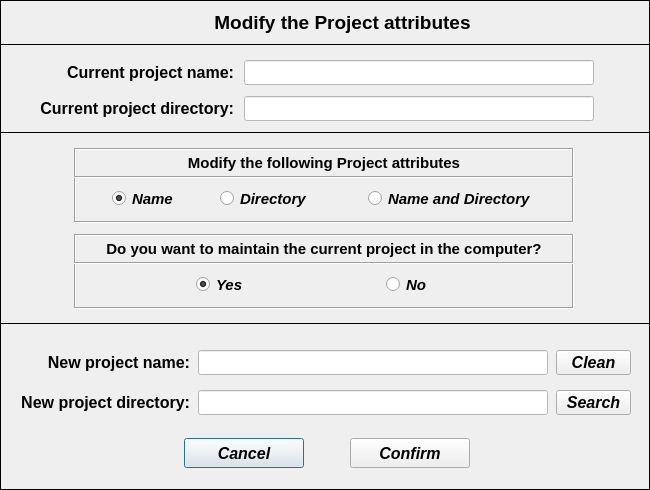
<?xml version="1.0" encoding="UTF-8"?>
<ui version="4.0">
 <class>Dialog</class>
 <widget class="QDialog" name="Dialog">
  <property name="geometry">
   <rect>
    <x>0</x>
    <y>0</y>
    <width>650</width>
    <height>490</height>
   </rect>
  </property>
  <property name="minimumSize">
   <size>
    <width>650</width>
    <height>490</height>
   </size>
  </property>
  <property name="maximumSize">
   <size>
    <width>650</width>
    <height>490</height>
   </size>
  </property>
  <property name="windowTitle">
   <string>Set Project Attributes</string>
  </property>
  <widget class="QFrame" name="frame">
   <property name="geometry">
    <rect>
     <x>0</x>
     <y>0</y>
     <width>650</width>
     <height>490</height>
    </rect>
   </property>
   <property name="minimumSize">
    <size>
     <width>650</width>
     <height>490</height>
    </size>
   </property>
   <property name="maximumSize">
    <size>
     <width>650</width>
     <height>490</height>
    </size>
   </property>
   <property name="frameShape">
    <enum>QFrame::Box</enum>
   </property>
   <property name="frameShadow">
    <enum>QFrame::Plain</enum>
   </property>
   <property name="lineWidth">
    <number>1</number>
   </property>
   <widget class="QLabel" name="label_8">
    <property name="geometry">
     <rect>
      <x>34</x>
      <y>96</y>
      <width>200</width>
      <height>25</height>
     </rect>
    </property>
    <property name="minimumSize">
     <size>
      <width>200</width>
      <height>25</height>
     </size>
    </property>
    <property name="maximumSize">
     <size>
      <width>200</width>
      <height>25</height>
     </size>
    </property>
    <property name="font">
     <font>
      <family>Arial</family>
      <pointsize>12</pointsize>
      <weight>75</weight>
      <italic>false</italic>
      <bold>true</bold>
     </font>
    </property>
    <property name="text">
     <string>&lt;html&gt;&lt;head/&gt;&lt;body&gt;&lt;p align=&quot;right&quot;&gt;Current project directory:&lt;/p&gt;&lt;/body&gt;&lt;/html&gt;</string>
    </property>
    <property name="alignment">
     <set>Qt::AlignRight|Qt::AlignTrailing|Qt::AlignVCenter</set>
    </property>
   </widget>
   <widget class="QLabel" name="label">
    <property name="geometry">
     <rect>
      <x>0</x>
      <y>0</y>
      <width>685</width>
      <height>45</height>
     </rect>
    </property>
    <property name="font">
     <font>
      <family>Arial</family>
      <pointsize>14</pointsize>
      <weight>75</weight>
      <italic>false</italic>
      <bold>true</bold>
     </font>
    </property>
    <property name="frameShape">
     <enum>QFrame::Box</enum>
    </property>
    <property name="text">
     <string>&lt;html&gt;&lt;head/&gt;&lt;body&gt;&lt;p align=&quot;center&quot;&gt;Modify the Project attributes&lt;/p&gt;&lt;/body&gt;&lt;/html&gt;</string>
    </property>
    <property name="alignment">
     <set>Qt::AlignCenter</set>
    </property>
   </widget>
   <widget class="QLabel" name="label_2">
    <property name="geometry">
     <rect>
      <x>34</x>
      <y>60</y>
      <width>200</width>
      <height>25</height>
     </rect>
    </property>
    <property name="minimumSize">
     <size>
      <width>200</width>
      <height>25</height>
     </size>
    </property>
    <property name="maximumSize">
     <size>
      <width>200</width>
      <height>25</height>
     </size>
    </property>
    <property name="font">
     <font>
      <family>Arial</family>
      <pointsize>12</pointsize>
      <weight>75</weight>
      <italic>false</italic>
      <bold>true</bold>
     </font>
    </property>
    <property name="text">
     <string>&lt;html&gt;&lt;head/&gt;&lt;body&gt;&lt;p align=&quot;right&quot;&gt;Current project name:&lt;/p&gt;&lt;/body&gt;&lt;/html&gt;</string>
    </property>
    <property name="alignment">
     <set>Qt::AlignRight|Qt::AlignTrailing|Qt::AlignVCenter</set>
    </property>
   </widget>
   <widget class="QLineEdit" name="lineEdit_current_project_name">
    <property name="enabled">
     <bool>false</bool>
    </property>
    <property name="geometry">
     <rect>
      <x>244</x>
      <y>60</y>
      <width>350</width>
      <height>25</height>
     </rect>
    </property>
    <property name="minimumSize">
     <size>
      <width>350</width>
      <height>25</height>
     </size>
    </property>
    <property name="maximumSize">
     <size>
      <width>350</width>
      <height>25</height>
     </size>
    </property>
    <property name="font">
     <font>
      <family>Arial</family>
      <pointsize>11</pointsize>
      <weight>75</weight>
      <italic>true</italic>
      <bold>true</bold>
     </font>
    </property>
    <property name="styleSheet">
     <string notr="true">color: rgb(255, 0, 0);
background-color: rgb(255, 255, 255);</string>
    </property>
    <property name="alignment">
     <set>Qt::AlignCenter</set>
    </property>
   </widget>
   <widget class="QLineEdit" name="lineEdit_current_project_folder">
    <property name="enabled">
     <bool>false</bool>
    </property>
    <property name="geometry">
     <rect>
      <x>244</x>
      <y>96</y>
      <width>350</width>
      <height>25</height>
     </rect>
    </property>
    <property name="minimumSize">
     <size>
      <width>350</width>
      <height>25</height>
     </size>
    </property>
    <property name="maximumSize">
     <size>
      <width>350</width>
      <height>25</height>
     </size>
    </property>
    <property name="font">
     <font>
      <family>Arial</family>
      <pointsize>10</pointsize>
      <weight>50</weight>
      <italic>true</italic>
      <bold>false</bold>
     </font>
    </property>
    <property name="styleSheet">
     <string notr="true">color: rgb(255, 0, 0);
background-color: rgb(255, 255, 255);</string>
    </property>
    <property name="alignment">
     <set>Qt::AlignCenter</set>
    </property>
   </widget>
   <widget class="QToolButton" name="toolButton_search_project_folder">
    <property name="geometry">
     <rect>
      <x>556</x>
      <y>390</y>
      <width>75</width>
      <height>25</height>
     </rect>
    </property>
    <property name="sizePolicy">
     <sizepolicy hsizetype="Expanding" vsizetype="Expanding">
      <horstretch>0</horstretch>
      <verstretch>0</verstretch>
     </sizepolicy>
    </property>
    <property name="minimumSize">
     <size>
      <width>75</width>
      <height>25</height>
     </size>
    </property>
    <property name="maximumSize">
     <size>
      <width>75</width>
      <height>25</height>
     </size>
    </property>
    <property name="sizeIncrement">
     <size>
      <width>0</width>
      <height>1</height>
     </size>
    </property>
    <property name="font">
     <font>
      <family>Arial</family>
      <pointsize>12</pointsize>
      <weight>75</weight>
      <italic>true</italic>
      <bold>true</bold>
     </font>
    </property>
    <property name="text">
     <string>Search</string>
    </property>
   </widget>
   <widget class="QLineEdit" name="lineEdit_new_project_name">
    <property name="enabled">
     <bool>true</bool>
    </property>
    <property name="geometry">
     <rect>
      <x>198</x>
      <y>350</y>
      <width>350</width>
      <height>25</height>
     </rect>
    </property>
    <property name="minimumSize">
     <size>
      <width>350</width>
      <height>25</height>
     </size>
    </property>
    <property name="maximumSize">
     <size>
      <width>350</width>
      <height>25</height>
     </size>
    </property>
    <property name="font">
     <font>
      <family>Arial</family>
      <pointsize>11</pointsize>
      <weight>75</weight>
      <italic>true</italic>
      <bold>true</bold>
     </font>
    </property>
    <property name="styleSheet">
     <string notr="true">background-color: rgb(255, 255, 255);
color: rgb(0, 0, 255);</string>
    </property>
    <property name="alignment">
     <set>Qt::AlignCenter</set>
    </property>
   </widget>
   <widget class="QLineEdit" name="lineEdit_new_project_folder">
    <property name="enabled">
     <bool>true</bool>
    </property>
    <property name="geometry">
     <rect>
      <x>198</x>
      <y>390</y>
      <width>350</width>
      <height>25</height>
     </rect>
    </property>
    <property name="minimumSize">
     <size>
      <width>350</width>
      <height>25</height>
     </size>
    </property>
    <property name="maximumSize">
     <size>
      <width>350</width>
      <height>25</height>
     </size>
    </property>
    <property name="font">
     <font>
      <family>Arial</family>
      <pointsize>10</pointsize>
      <weight>50</weight>
      <italic>true</italic>
      <bold>false</bold>
     </font>
    </property>
    <property name="styleSheet">
     <string notr="true">background-color: rgb(255, 255, 255);
color: rgb(0, 0, 255);</string>
    </property>
    <property name="alignment">
     <set>Qt::AlignCenter</set>
    </property>
   </widget>
   <widget class="QLabel" name="label_3">
    <property name="geometry">
     <rect>
      <x>10</x>
      <y>350</y>
      <width>180</width>
      <height>25</height>
     </rect>
    </property>
    <property name="minimumSize">
     <size>
      <width>180</width>
      <height>25</height>
     </size>
    </property>
    <property name="maximumSize">
     <size>
      <width>180</width>
      <height>25</height>
     </size>
    </property>
    <property name="font">
     <font>
      <family>Arial</family>
      <pointsize>12</pointsize>
      <weight>75</weight>
      <italic>false</italic>
      <bold>true</bold>
     </font>
    </property>
    <property name="text">
     <string>&lt;html&gt;&lt;head/&gt;&lt;body&gt;&lt;p align=&quot;right&quot;&gt;New project name:&lt;/p&gt;&lt;/body&gt;&lt;/html&gt;</string>
    </property>
    <property name="alignment">
     <set>Qt::AlignRight|Qt::AlignTrailing|Qt::AlignVCenter</set>
    </property>
   </widget>
   <widget class="QLabel" name="label_9">
    <property name="geometry">
     <rect>
      <x>10</x>
      <y>390</y>
      <width>180</width>
      <height>25</height>
     </rect>
    </property>
    <property name="minimumSize">
     <size>
      <width>180</width>
      <height>25</height>
     </size>
    </property>
    <property name="maximumSize">
     <size>
      <width>180</width>
      <height>25</height>
     </size>
    </property>
    <property name="font">
     <font>
      <family>Arial</family>
      <pointsize>12</pointsize>
      <weight>75</weight>
      <italic>false</italic>
      <bold>true</bold>
     </font>
    </property>
    <property name="text">
     <string>&lt;html&gt;&lt;head/&gt;&lt;body&gt;&lt;p align=&quot;right&quot;&gt;New project directory:&lt;/p&gt;&lt;/body&gt;&lt;/html&gt;</string>
    </property>
    <property name="alignment">
     <set>Qt::AlignRight|Qt::AlignTrailing|Qt::AlignVCenter</set>
    </property>
   </widget>
   <widget class="QToolButton" name="toolButton_clean_project_name">
    <property name="geometry">
     <rect>
      <x>556</x>
      <y>350</y>
      <width>75</width>
      <height>25</height>
     </rect>
    </property>
    <property name="sizePolicy">
     <sizepolicy hsizetype="Expanding" vsizetype="Expanding">
      <horstretch>0</horstretch>
      <verstretch>0</verstretch>
     </sizepolicy>
    </property>
    <property name="minimumSize">
     <size>
      <width>75</width>
      <height>25</height>
     </size>
    </property>
    <property name="maximumSize">
     <size>
      <width>75</width>
      <height>25</height>
     </size>
    </property>
    <property name="sizeIncrement">
     <size>
      <width>0</width>
      <height>1</height>
     </size>
    </property>
    <property name="font">
     <font>
      <family>Arial</family>
      <pointsize>12</pointsize>
      <weight>75</weight>
      <italic>true</italic>
      <bold>true</bold>
     </font>
    </property>
    <property name="text">
     <string>Clean</string>
    </property>
   </widget>
   <widget class="QFrame" name="frame_2">
    <property name="geometry">
     <rect>
      <x>0</x>
      <y>132</y>
      <width>650</width>
      <height>192</height>
     </rect>
    </property>
    <property name="minimumSize">
     <size>
      <width>650</width>
      <height>0</height>
     </size>
    </property>
    <property name="maximumSize">
     <size>
      <width>650</width>
      <height>16777215</height>
     </size>
    </property>
    <property name="frameShape">
     <enum>QFrame::Box</enum>
    </property>
    <property name="frameShadow">
     <enum>QFrame::Plain</enum>
    </property>
    <widget class="QFrame" name="frame_3">
     <property name="geometry">
      <rect>
       <x>74</x>
       <y>16</y>
       <width>500</width>
       <height>75</height>
      </rect>
     </property>
     <property name="minimumSize">
      <size>
       <width>500</width>
       <height>0</height>
      </size>
     </property>
     <property name="maximumSize">
      <size>
       <width>500</width>
       <height>16777215</height>
      </size>
     </property>
     <property name="frameShape">
      <enum>QFrame::Box</enum>
     </property>
     <property name="frameShadow">
      <enum>QFrame::Sunken</enum>
     </property>
     <widget class="QRadioButton" name="radioButton_projectName">
      <property name="geometry">
       <rect>
        <x>38</x>
        <y>38</y>
        <width>80</width>
        <height>25</height>
       </rect>
      </property>
      <property name="minimumSize">
       <size>
        <width>80</width>
        <height>25</height>
       </size>
      </property>
      <property name="maximumSize">
       <size>
        <width>80</width>
        <height>25</height>
       </size>
      </property>
      <property name="font">
       <font>
        <family>Arial</family>
        <pointsize>11</pointsize>
        <weight>75</weight>
        <italic>true</italic>
        <bold>true</bold>
       </font>
      </property>
      <property name="text">
       <string>Name</string>
      </property>
      <property name="iconSize">
       <size>
        <width>30</width>
        <height>30</height>
       </size>
      </property>
      <property name="checked">
       <bool>true</bool>
      </property>
      <attribute name="buttonGroup">
       <string notr="true">buttonGroup_2</string>
      </attribute>
     </widget>
     <widget class="QRadioButton" name="radioButton_projectDirectory">
      <property name="geometry">
       <rect>
        <x>146</x>
        <y>38</y>
        <width>100</width>
        <height>25</height>
       </rect>
      </property>
      <property name="minimumSize">
       <size>
        <width>100</width>
        <height>25</height>
       </size>
      </property>
      <property name="maximumSize">
       <size>
        <width>100</width>
        <height>25</height>
       </size>
      </property>
      <property name="font">
       <font>
        <family>Arial</family>
        <pointsize>11</pointsize>
        <weight>75</weight>
        <italic>true</italic>
        <bold>true</bold>
       </font>
      </property>
      <property name="text">
       <string>Directory</string>
      </property>
      <attribute name="buttonGroup">
       <string notr="true">buttonGroup_2</string>
      </attribute>
     </widget>
     <widget class="QLabel" name="label_11">
      <property name="enabled">
       <bool>true</bool>
      </property>
      <property name="geometry">
       <rect>
        <x>0</x>
        <y>0</y>
        <width>500</width>
        <height>30</height>
       </rect>
      </property>
      <property name="sizePolicy">
       <sizepolicy hsizetype="Preferred" vsizetype="Expanding">
        <horstretch>0</horstretch>
        <verstretch>0</verstretch>
       </sizepolicy>
      </property>
      <property name="minimumSize">
       <size>
        <width>500</width>
        <height>30</height>
       </size>
      </property>
      <property name="maximumSize">
       <size>
        <width>500</width>
        <height>30</height>
       </size>
      </property>
      <property name="font">
       <font>
        <family>Arial</family>
        <pointsize>11</pointsize>
        <weight>75</weight>
        <italic>false</italic>
        <bold>true</bold>
       </font>
      </property>
      <property name="frameShape">
       <enum>QFrame::Box</enum>
      </property>
      <property name="frameShadow">
       <enum>QFrame::Sunken</enum>
      </property>
      <property name="text">
       <string>&lt;!DOCTYPE HTML PUBLIC &quot;-//W3C//DTD HTML 4.0//EN&quot; &quot;http://www.w3.org/TR/REC-html40/strict.dtd&quot;&gt;
&lt;html&gt;&lt;head&gt;&lt;meta name=&quot;qrichtext&quot; content=&quot;1&quot; /&gt;&lt;style type=&quot;text/css&quot;&gt;
p, li { white-space: pre-wrap; }
&lt;/style&gt;&lt;/head&gt;&lt;body style=&quot; font-family:'Arial'; font-size:11pt; font-weight:600; font-style:normal;&quot;&gt;
&lt;p align=&quot;center&quot; style=&quot; margin-top:12px; margin-bottom:12px; margin-left:0px; margin-right:0px; -qt-block-indent:0; text-indent:0px;&quot;&gt;Modify the following Project attributes&lt;/p&gt;&lt;/body&gt;&lt;/html&gt;</string>
      </property>
      <property name="textFormat">
       <enum>Qt::AutoText</enum>
      </property>
      <property name="scaledContents">
       <bool>false</bool>
      </property>
      <property name="alignment">
       <set>Qt::AlignCenter</set>
      </property>
      <property name="wordWrap">
       <bool>false</bool>
      </property>
      <property name="indent">
       <number>0</number>
      </property>
     </widget>
     <widget class="QRadioButton" name="radioButton_projectNameDirectory">
      <property name="geometry">
       <rect>
        <x>294</x>
        <y>38</y>
        <width>180</width>
        <height>25</height>
       </rect>
      </property>
      <property name="minimumSize">
       <size>
        <width>180</width>
        <height>25</height>
       </size>
      </property>
      <property name="maximumSize">
       <size>
        <width>180</width>
        <height>25</height>
       </size>
      </property>
      <property name="font">
       <font>
        <family>Arial</family>
        <pointsize>11</pointsize>
        <weight>75</weight>
        <italic>true</italic>
        <bold>true</bold>
       </font>
      </property>
      <property name="text">
       <string>Name and Directory</string>
      </property>
      <attribute name="buttonGroup">
       <string notr="true">buttonGroup_2</string>
      </attribute>
     </widget>
    </widget>
    <widget class="QFrame" name="frame_4">
     <property name="geometry">
      <rect>
       <x>74</x>
       <y>102</y>
       <width>500</width>
       <height>75</height>
      </rect>
     </property>
     <property name="minimumSize">
      <size>
       <width>500</width>
       <height>0</height>
      </size>
     </property>
     <property name="maximumSize">
      <size>
       <width>500</width>
       <height>16777215</height>
      </size>
     </property>
     <property name="frameShape">
      <enum>QFrame::Box</enum>
     </property>
     <property name="frameShadow">
      <enum>QFrame::Sunken</enum>
     </property>
     <widget class="QRadioButton" name="radioButton_maintain_current_project_folder">
      <property name="geometry">
       <rect>
        <x>122</x>
        <y>38</y>
        <width>80</width>
        <height>25</height>
       </rect>
      </property>
      <property name="minimumSize">
       <size>
        <width>80</width>
        <height>25</height>
       </size>
      </property>
      <property name="maximumSize">
       <size>
        <width>80</width>
        <height>25</height>
       </size>
      </property>
      <property name="font">
       <font>
        <family>Arial</family>
        <pointsize>11</pointsize>
        <weight>75</weight>
        <italic>true</italic>
        <bold>true</bold>
       </font>
      </property>
      <property name="text">
       <string>Yes</string>
      </property>
      <property name="iconSize">
       <size>
        <width>30</width>
        <height>30</height>
       </size>
      </property>
      <property name="checked">
       <bool>true</bool>
      </property>
      <attribute name="buttonGroup">
       <string notr="true">buttonGroup</string>
      </attribute>
     </widget>
     <widget class="QRadioButton" name="radioButton_remove_current_project_folder">
      <property name="geometry">
       <rect>
        <x>312</x>
        <y>38</y>
        <width>80</width>
        <height>25</height>
       </rect>
      </property>
      <property name="minimumSize">
       <size>
        <width>80</width>
        <height>25</height>
       </size>
      </property>
      <property name="maximumSize">
       <size>
        <width>80</width>
        <height>25</height>
       </size>
      </property>
      <property name="font">
       <font>
        <family>Arial</family>
        <pointsize>11</pointsize>
        <weight>75</weight>
        <italic>true</italic>
        <bold>true</bold>
       </font>
      </property>
      <property name="text">
       <string>No</string>
      </property>
      <attribute name="buttonGroup">
       <string notr="true">buttonGroup</string>
      </attribute>
     </widget>
     <widget class="QLabel" name="label_12">
      <property name="enabled">
       <bool>true</bool>
      </property>
      <property name="geometry">
       <rect>
        <x>0</x>
        <y>0</y>
        <width>500</width>
        <height>30</height>
       </rect>
      </property>
      <property name="sizePolicy">
       <sizepolicy hsizetype="Preferred" vsizetype="Expanding">
        <horstretch>0</horstretch>
        <verstretch>0</verstretch>
       </sizepolicy>
      </property>
      <property name="minimumSize">
       <size>
        <width>500</width>
        <height>30</height>
       </size>
      </property>
      <property name="maximumSize">
       <size>
        <width>500</width>
        <height>30</height>
       </size>
      </property>
      <property name="font">
       <font>
        <family>Arial</family>
        <pointsize>11</pointsize>
        <weight>75</weight>
        <italic>false</italic>
        <bold>true</bold>
       </font>
      </property>
      <property name="frameShape">
       <enum>QFrame::Box</enum>
      </property>
      <property name="frameShadow">
       <enum>QFrame::Sunken</enum>
      </property>
      <property name="text">
       <string>&lt;!DOCTYPE HTML PUBLIC &quot;-//W3C//DTD HTML 4.0//EN&quot; &quot;http://www.w3.org/TR/REC-html40/strict.dtd&quot;&gt;
&lt;html&gt;&lt;head&gt;&lt;meta name=&quot;qrichtext&quot; content=&quot;1&quot; /&gt;&lt;style type=&quot;text/css&quot;&gt;
p, li { white-space: pre-wrap; }
&lt;/style&gt;&lt;/head&gt;&lt;body style=&quot; font-family:'Arial'; font-size:11pt; font-weight:600; font-style:normal;&quot;&gt;
&lt;p align=&quot;center&quot; style=&quot; margin-top:12px; margin-bottom:12px; margin-left:0px; margin-right:0px; -qt-block-indent:0; text-indent:0px;&quot;&gt;Do you want to maintain the current project in the computer?&lt;/p&gt;&lt;/body&gt;&lt;/html&gt;</string>
      </property>
      <property name="textFormat">
       <enum>Qt::AutoText</enum>
      </property>
      <property name="scaledContents">
       <bool>false</bool>
      </property>
      <property name="alignment">
       <set>Qt::AlignCenter</set>
      </property>
      <property name="wordWrap">
       <bool>false</bool>
      </property>
      <property name="indent">
       <number>0</number>
      </property>
     </widget>
    </widget>
   </widget>
   <widget class="QPushButton" name="pushButton_cancel">
    <property name="geometry">
     <rect>
      <x>184</x>
      <y>438</y>
      <width>120</width>
      <height>30</height>
     </rect>
    </property>
    <property name="minimumSize">
     <size>
      <width>120</width>
      <height>30</height>
     </size>
    </property>
    <property name="maximumSize">
     <size>
      <width>120</width>
      <height>30</height>
     </size>
    </property>
    <property name="font">
     <font>
      <family>Arial</family>
      <pointsize>12</pointsize>
      <weight>75</weight>
      <italic>true</italic>
      <bold>true</bold>
     </font>
    </property>
    <property name="text">
     <string>Cancel</string>
    </property>
   </widget>
   <widget class="QPushButton" name="pushButton_confirm">
    <property name="geometry">
     <rect>
      <x>350</x>
      <y>438</y>
      <width>120</width>
      <height>30</height>
     </rect>
    </property>
    <property name="minimumSize">
     <size>
      <width>120</width>
      <height>30</height>
     </size>
    </property>
    <property name="maximumSize">
     <size>
      <width>120</width>
      <height>30</height>
     </size>
    </property>
    <property name="font">
     <font>
      <family>Arial</family>
      <pointsize>12</pointsize>
      <weight>75</weight>
      <italic>true</italic>
      <bold>true</bold>
     </font>
    </property>
    <property name="text">
     <string>Confirm</string>
    </property>
   </widget>
  </widget>
 </widget>
 <resources/>
 <connections/>
 <buttongroups>
  <buttongroup name="buttonGroup"/>
  <buttongroup name="buttonGroup_2"/>
 </buttongroups>
</ui>
